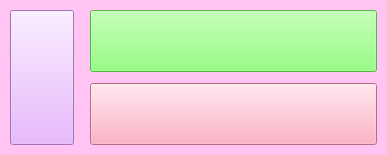
<?xml version="1.0" encoding="UTF-8"?>
<ui version="4.0">
 <class>Form</class>
 <widget class="QWidget" name="Form">
  <property name="geometry">
   <rect>
    <x>0</x>
    <y>0</y>
    <width>387</width>
    <height>155</height>
   </rect>
  </property>
  <property name="windowTitle">
   <string>Form</string>
  </property>
  <layout class="QHBoxLayout" name="horizontalLayout">
   <property name="spacing">
    <number>0</number>
   </property>
   <property name="leftMargin">
    <number>0</number>
   </property>
   <property name="topMargin">
    <number>0</number>
   </property>
   <property name="rightMargin">
    <number>0</number>
   </property>
   <property name="bottomMargin">
    <number>0</number>
   </property>
   <item>
    <widget class="QWidget" name="widget" native="true">
     <property name="styleSheet">
      <string notr="true">background-color: rgb(255, 196, 241);</string>
     </property>
     <layout class="QHBoxLayout" name="horizontalLayout_2" stretch="2,8">
      <property name="leftMargin">
       <number>5</number>
      </property>
      <property name="topMargin">
       <number>5</number>
      </property>
      <property name="rightMargin">
       <number>5</number>
      </property>
      <property name="bottomMargin">
       <number>5</number>
      </property>
      <item>
       <layout class="QVBoxLayout" name="verticalLayout_3">
        <property name="spacing">
         <number>-1</number>
        </property>
        <property name="leftMargin">
         <number>5</number>
        </property>
        <property name="topMargin">
         <number>5</number>
        </property>
        <property name="rightMargin">
         <number>5</number>
        </property>
        <property name="bottomMargin">
         <number>5</number>
        </property>
        <item>
         <widget class="QPushButton" name="btn_next_turn">
          <property name="sizePolicy">
           <sizepolicy hsizetype="Minimum" vsizetype="Minimum">
            <horstretch>0</horstretch>
            <verstretch>0</verstretch>
           </sizepolicy>
          </property>
          <property name="styleSheet">
           <string notr="true">background-color: rgb(226, 163, 255);</string>
          </property>
          <property name="text">
           <string/>
          </property>
          <property name="icon">
           <iconset resource="../../MyQRC.qrc">
            <normaloff>:/newPrefix/images/PASS.png</normaloff>:/newPrefix/images/PASS.png</iconset>
          </property>
          <property name="iconSize">
           <size>
            <width>90</width>
            <height>90</height>
           </size>
          </property>
         </widget>
        </item>
       </layout>
      </item>
      <item>
       <layout class="QVBoxLayout" name="verticalLayout_2">
        <property name="spacing">
         <number>-1</number>
        </property>
        <property name="leftMargin">
         <number>5</number>
        </property>
        <property name="topMargin">
         <number>5</number>
        </property>
        <property name="rightMargin">
         <number>5</number>
        </property>
        <property name="bottomMargin">
         <number>5</number>
        </property>
        <item>
         <widget class="QPushButton" name="btn_processing">
          <property name="sizePolicy">
           <sizepolicy hsizetype="Minimum" vsizetype="Minimum">
            <horstretch>0</horstretch>
            <verstretch>0</verstretch>
           </sizepolicy>
          </property>
          <property name="styleSheet">
           <string notr="true">background-color: rgb(119, 255, 96);</string>
          </property>
          <property name="text">
           <string/>
          </property>
          <property name="icon">
           <iconset resource="../../MyQRC.qrc">
            <normaloff>:/newPrefix/images/check.png</normaloff>:/newPrefix/images/check.png</iconset>
          </property>
          <property name="iconSize">
           <size>
            <width>200</width>
            <height>60</height>
           </size>
          </property>
         </widget>
        </item>
        <item>
         <spacer name="verticalSpacer_1">
          <property name="orientation">
           <enum>Qt::Vertical</enum>
          </property>
          <property name="sizeType">
           <enum>QSizePolicy::Maximum</enum>
          </property>
          <property name="sizeHint" stdset="0">
           <size>
            <width>1</width>
            <height>5</height>
           </size>
          </property>
         </spacer>
        </item>
        <item>
         <widget class="QPushButton" name="btn_undo">
          <property name="sizePolicy">
           <sizepolicy hsizetype="Minimum" vsizetype="Minimum">
            <horstretch>0</horstretch>
            <verstretch>0</verstretch>
           </sizepolicy>
          </property>
          <property name="styleSheet">
           <string notr="true">background-color: rgb(255, 155, 183);</string>
          </property>
          <property name="text">
           <string/>
          </property>
          <property name="icon">
           <iconset resource="../../MyQRC.qrc">
            <normaloff>:/newPrefix/images/undo.png</normaloff>:/newPrefix/images/undo.png</iconset>
          </property>
          <property name="iconSize">
           <size>
            <width>200</width>
            <height>60</height>
           </size>
          </property>
         </widget>
        </item>
       </layout>
      </item>
     </layout>
    </widget>
   </item>
  </layout>
 </widget>
 <resources>
  <include location="../../MyQRC.qrc"/>
 </resources>
 <connections/>
</ui>
